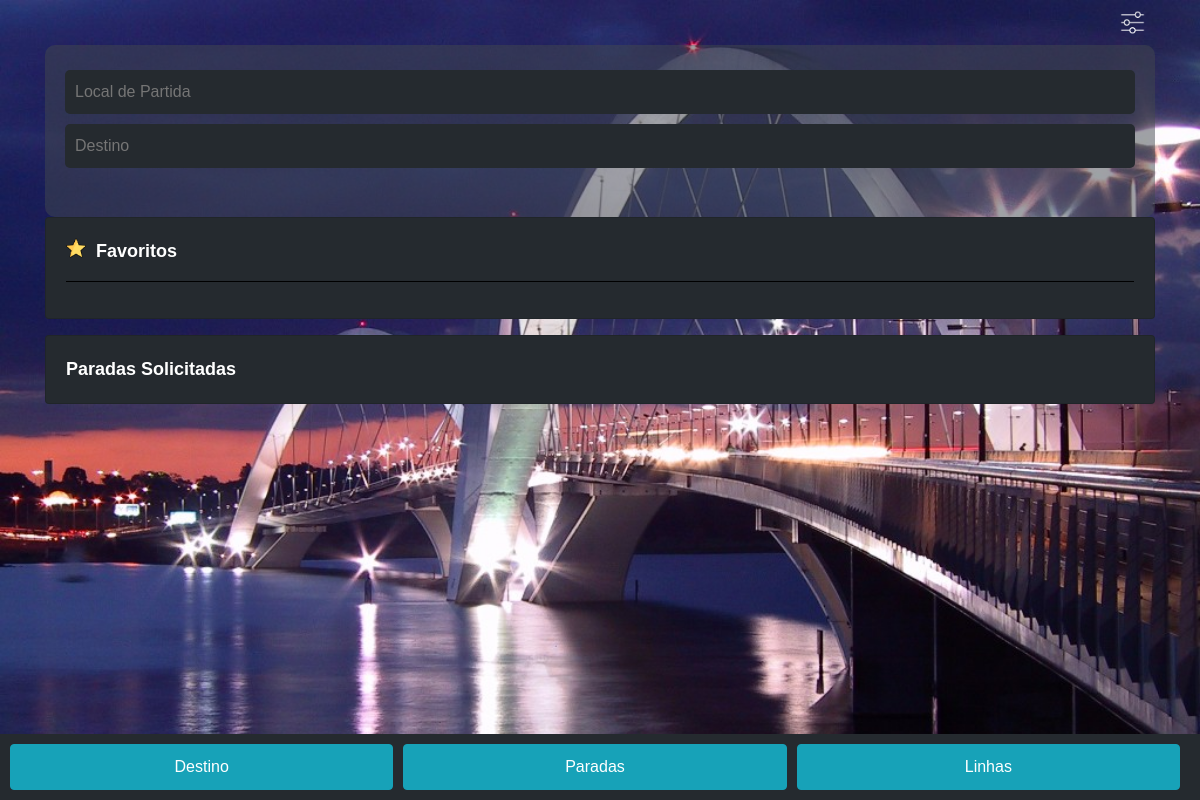
Before: / with the older database file.
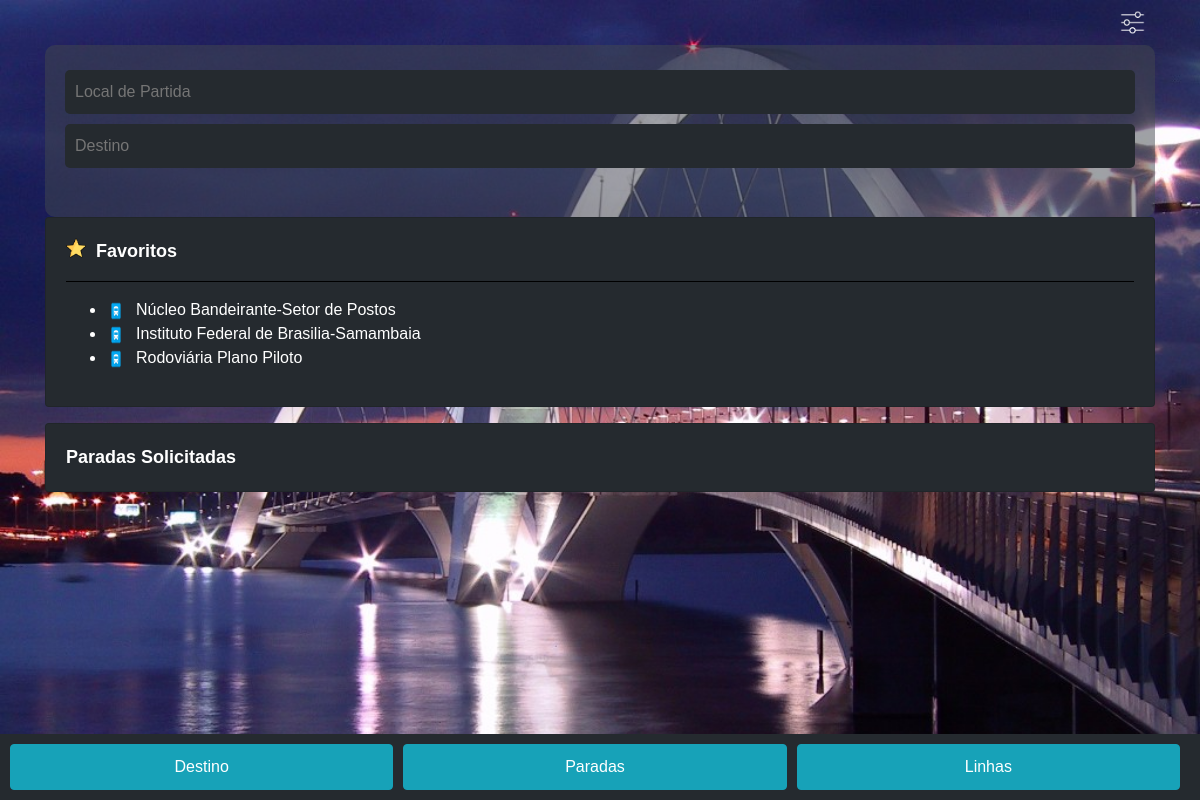
After: the same page with the newer database file.
### principal/models.py (models this page shows, shortened)
class Favorito(models.Model):
    nome = models.CharField(max_length=100)

### principal/views.py (the view)
# urls.py: path('', views.home, name='home'),
def home(request):
    favoritos = Favorito.objects.all()
    return render(request, 'home.html',  {'favoritos': favoritos})

### principal/templates/home.html (shortened to what this page needs)
<!DOCTYPE html>
{% load static %}
<html lang="pt">
<head>
    <link rel="stylesheet" href="https://stackpath.bootstrapcdn.com/bootstrap/4.3.1/css/bootstrap.min.css">
    <link rel="stylesheet" type="text/css" href="{% static 'css/style.css' %}">
</head>
<body>
    <div class="container">
        <div class="header">
             <a href="{% url 'redirecionar_para_configuracoes' %}">
                <img src="{% static 'icones/configi.png' %}" alt="Configurações" style="width: 25px; height: 25px;">
            </a>
        </div>
        <form action="{% url 'resultado_pesquisa' %}" method="post">
            <div class="search-box">
                <input type="text" name="local_partida" placeholder="Local de Partida" required>
                <input type="text" name="destino" placeholder="Destino" required>
            </div>
    <div class="card mb-3">
        <div class="card-body">
            <div class="d-flex align-items-center">
                <img src="{% static 'icones/favoritos_icon.png' %}" alt="Ícone Favoritos" class="btn-icon" style="width: 20px; height: 20px; margin-right: 10px; margin-top: -8px;">
                <p class="card-text" style="font-size: 18px; color: white;">
                    <strong>Favoritos</strong><br>
                </p>
            </div>
            <hr style="border-color: black;">
            <ul>
                {% for favorito in favoritos %}
                    <li><img src="{% static 'icones\icone_bus.png' %}" alt="Ícone de ônibus" class="bus-icon">{{ favorito.nome }} </li>
                {% endfor %}
            </ul>
        </div>
    </div>
    <div class="card mb-3">
        <div class="card-body">
            <div class="d-flex align-items-center">
                <p class="card-text" style="font-size: 18px; color: white;">
                    <strong>Paradas Solicitadas</strong><br>
                </p>
            </div>
        </div>
    </div>
    <div class="footer-buttons d-flex justify-content-between">
        <button class="btn btn-info">Destino</button>
        <button class="btn btn-info" onclick="window.location.href='{% url 'paradas' %}'">Paradas</button>
        <button class="btn btn-info" onclick="window.location.href='{% url 'linhas' %}'">Linhas</button>
    </div>
</div>
</body>
</html>

Changed rows visible on the page:
added Favorito: nome "Núcleo Bandeirante-Setor de Postos"
added Favorito: nome "Instituto Federal de Brasilia-Samambaia"
added Favorito: nome "Rodoviária Plano Piloto"
